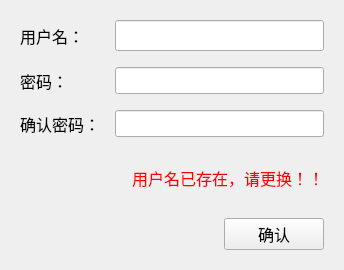
<?xml version="1.0" encoding="UTF-8"?>
<ui version="4.0">
 <class>Apply</class>
 <widget class="QWidget" name="Apply">
  <property name="geometry">
   <rect>
    <x>0</x>
    <y>0</y>
    <width>344</width>
    <height>270</height>
   </rect>
  </property>
  <property name="windowTitle">
   <string>Form</string>
  </property>
  <layout class="QVBoxLayout" name="verticalLayout">
   <property name="spacing">
    <number>15</number>
   </property>
   <property name="leftMargin">
    <number>20</number>
   </property>
   <property name="topMargin">
    <number>20</number>
   </property>
   <property name="rightMargin">
    <number>20</number>
   </property>
   <property name="bottomMargin">
    <number>20</number>
   </property>
   <item>
    <layout class="QGridLayout" name="gridLayout">
     <property name="verticalSpacing">
      <number>16</number>
     </property>
     <item row="2" column="1">
      <widget class="QLineEdit" name="lineEdit_3">
       <property name="sizePolicy">
        <sizepolicy hsizetype="Expanding" vsizetype="Preferred">
         <horstretch>0</horstretch>
         <verstretch>0</verstretch>
        </sizepolicy>
       </property>
       <property name="font">
        <font>
         <pointsize>12</pointsize>
        </font>
       </property>
       <property name="echoMode">
        <enum>QLineEdit::Password</enum>
       </property>
      </widget>
     </item>
     <item row="1" column="1">
      <widget class="QLineEdit" name="lineEdit_2">
       <property name="sizePolicy">
        <sizepolicy hsizetype="Expanding" vsizetype="Preferred">
         <horstretch>0</horstretch>
         <verstretch>0</verstretch>
        </sizepolicy>
       </property>
       <property name="font">
        <font>
         <pointsize>12</pointsize>
        </font>
       </property>
       <property name="echoMode">
        <enum>QLineEdit::Password</enum>
       </property>
      </widget>
     </item>
     <item row="1" column="0">
      <widget class="QLabel" name="label_2">
       <property name="font">
        <font>
         <family>微软雅黑</family>
         <pointsize>12</pointsize>
        </font>
       </property>
       <property name="text">
        <string>密码：</string>
       </property>
      </widget>
     </item>
     <item row="2" column="0">
      <widget class="QLabel" name="label_3">
       <property name="font">
        <font>
         <family>微软雅黑</family>
         <pointsize>12</pointsize>
        </font>
       </property>
       <property name="text">
        <string>确认密码：</string>
       </property>
      </widget>
     </item>
     <item row="0" column="0">
      <widget class="QLabel" name="label">
       <property name="font">
        <font>
         <family>微软雅黑</family>
         <pointsize>12</pointsize>
        </font>
       </property>
       <property name="text">
        <string>用户名：</string>
       </property>
      </widget>
     </item>
     <item row="0" column="1">
      <widget class="QLineEdit" name="lineEdit">
       <property name="sizePolicy">
        <sizepolicy hsizetype="Expanding" vsizetype="Preferred">
         <horstretch>0</horstretch>
         <verstretch>0</verstretch>
        </sizepolicy>
       </property>
       <property name="font">
        <font>
         <family>微软雅黑</family>
         <pointsize>12</pointsize>
        </font>
       </property>
      </widget>
     </item>
    </layout>
   </item>
   <item>
    <widget class="QLabel" name="label_4">
     <property name="font">
      <font>
       <pointsize>12</pointsize>
      </font>
     </property>
     <property name="styleSheet">
      <string notr="true">color: rgb(255, 0, 0);</string>
     </property>
     <property name="text">
      <string>用户名已存在，请更换！！</string>
     </property>
     <property name="alignment">
      <set>Qt::AlignRight|Qt::AlignTrailing|Qt::AlignVCenter</set>
     </property>
    </widget>
   </item>
   <item>
    <layout class="QHBoxLayout" name="horizontalLayout">
     <item>
      <spacer name="horizontalSpacer">
       <property name="orientation">
        <enum>Qt::Horizontal</enum>
       </property>
       <property name="sizeHint" stdset="0">
        <size>
         <width>40</width>
         <height>20</height>
        </size>
       </property>
      </spacer>
     </item>
     <item>
      <widget class="QPushButton" name="pushButton">
       <property name="minimumSize">
        <size>
         <width>100</width>
         <height>0</height>
        </size>
       </property>
       <property name="maximumSize">
        <size>
         <width>100</width>
         <height>16777215</height>
        </size>
       </property>
       <property name="font">
        <font>
         <family>微软雅黑</family>
         <pointsize>12</pointsize>
        </font>
       </property>
       <property name="text">
        <string>确认</string>
       </property>
      </widget>
     </item>
    </layout>
   </item>
  </layout>
 </widget>
 <resources/>
 <connections/>
</ui>
